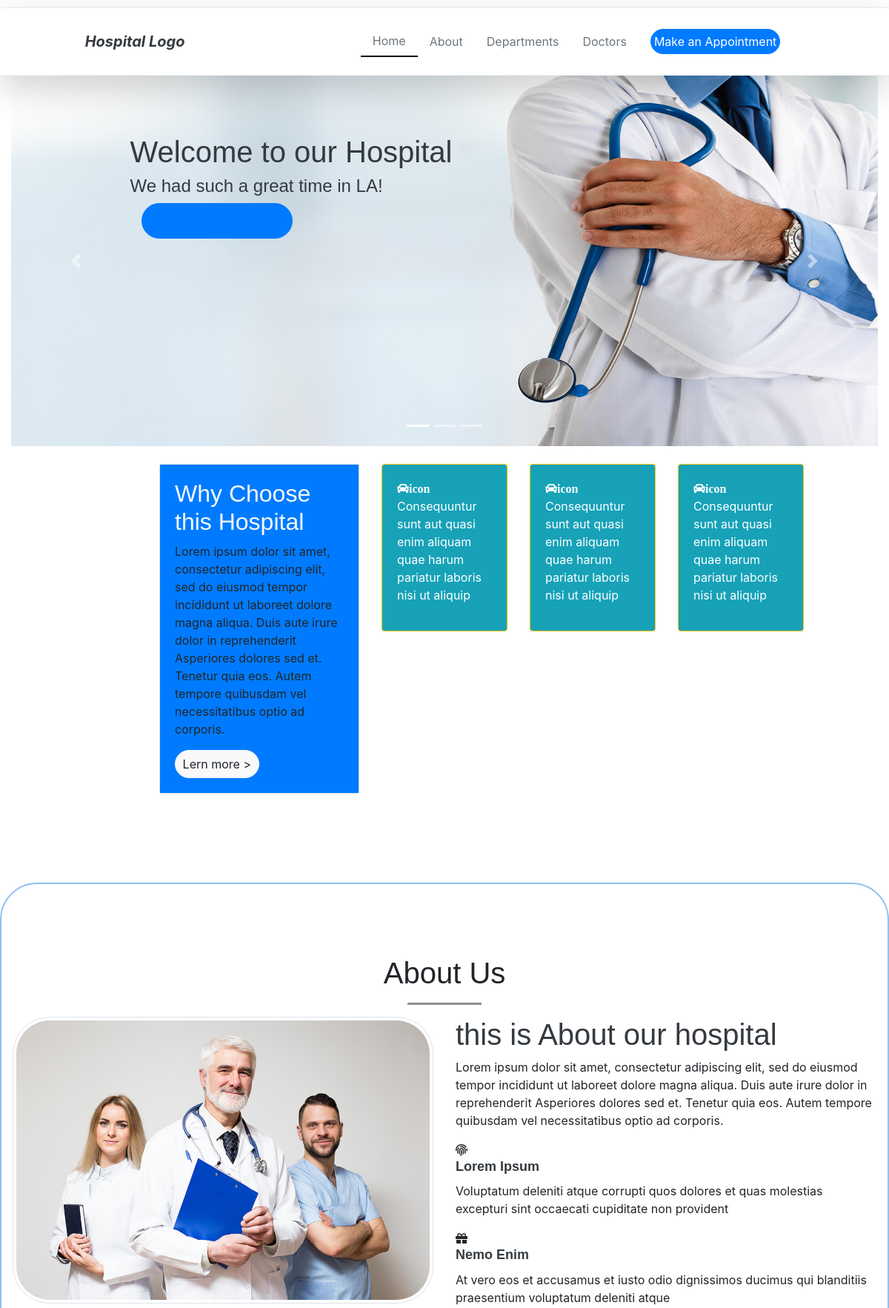
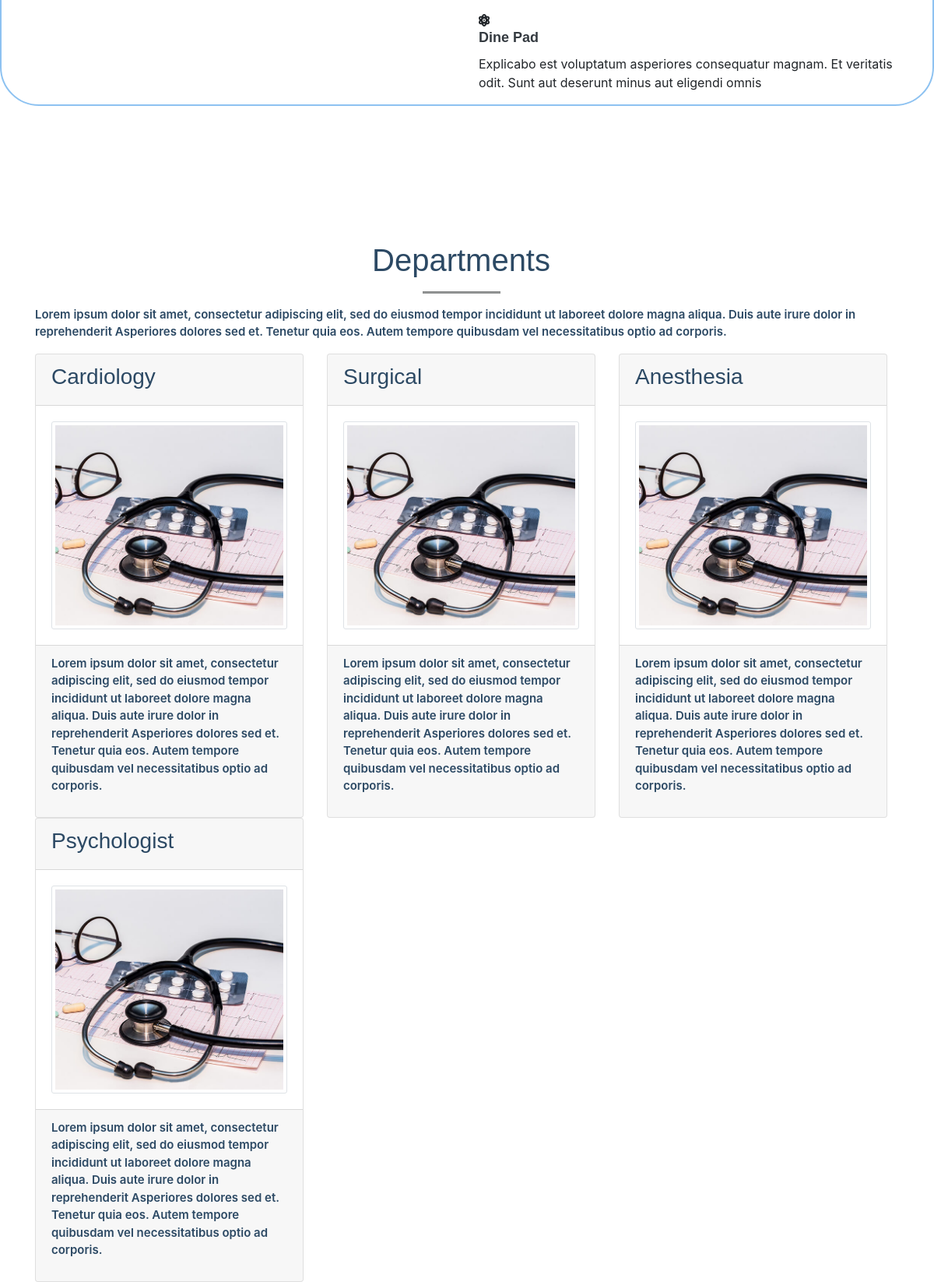
The page / (upper part) on the database its author committed (2 pictures, top to bottom).
### tables this page shows
CREATE TABLE `department` (
  `Department_ID` int(11) NOT NULL,
  `Department_Name` varchar(45) NOT NULL,
  `Department_Photo` varchar(200) NOT NULL,
  `Department_Status` int(2) NOT NULL DEFAULT 1
);

### index.php (the view, shortened to what this page needs)
<?php require 'Admin/include/connection.php'; ?>
<!DOCTYPE html>
<html>
<head>
	<link rel="stylesheet" type="text/css" href="assest/style.css">
	<link rel="stylesheet" type="text/css" href="css/bootstrap.css">
	<link rel="stylesheet" type="text/css" href="css/bootstrap-reboot.css">
	<link rel="stylesheet" type="text/css" href="css/bootstrap-grid.css">
	<link rel="stylesheet" href="https://use.fontawesome.com/releases/v5.7.0/css/all.css">
</head>
<body>
	<nav id="navbar-nav" class="navbar navbar-expand navbar-light justify-content-around shadow-lg toast-body toast-header sticky-top">
		<li class="nav nav-item"><a href="" id="brand" class="nav navbar-brand text-dark font-italic font-weight-bolder">Hospital Logo</a></li>
		<ul class="navbar nav">
			<li class="nav nav-item"><a href="index.php" class="nav nav-link text-secondary active" style="border-bottom:2px solid black;">Home</a></li>
			<li class="nav nav-item"><a href="#about" class="nav nav-link text-secondary">About</a></li>
			<li class="nav nav-item"><a href="#deparment" class="nav nav-link text-secondary">Departments</a></li>
			<li class="nav nav-item"><a href="#doctors" class="nav nav-link text-secondary">Doctors</a></li>
			<li class="nav nav-item"><a href="#appoinment" class="nav nav-link text-secondary"><button class="btn btn-primary p-1 badge-pill">Make an Appointment </button></a></li>
		</ul>
	</nav>
	<div class="container-fluid">
	<div id="demo" class="carousel slide" data-ride="carousel">
  <ul class="carousel-indicators">
    <li data-target="#demo" data-slide-to="0" class="active"></li>
    <li data-target="#demo" data-slide-to="1"></li>
    <li data-target="#demo" data-slide-to="2"></li>
  </ul>
  <div class="carousel-inner">
    <div class="carousel-item active">
      <img src="images/hero-bg.jpg" alt="Los Angeles" width="1370" height="500">
      <div class="carousel-caption">
        <h1 class="card-deck text-dark">Welcome to our Hospital</h1>
        <h4 class="card-deck text-dark">We had such a great time in LA!</h4>
        <button class="btn btn-primary badge-pill p-2 font-weight-light btn-outline-primary w-25 float-left" style="font-size:20px;">Get Started</button>
        <br><br><br><br><br><br><br><br><br><br><br><br>
      </div>
    </div>
  </div>
  <a class="carousel-control-prev" href="#demo" data-slide="prev">
    <span class="carousel-control-prev-icon"></span>
  </a>
  <a class="carousel-control-next" href="#demo" data-slide="next">
    <span class="carousel-control-next-icon"></span>
  </a>
</div>
<br>
	<div class="row">
		<div class="col-2"></div>
		<div class="col-3">
			<div class="card">
				<div class="card-body bg-primary">
					<h2 class="text text-light">Why Choose this Hospital</h2>
					<p>Lorem ipsum dolor sit amet, consectetur adipiscing elit, sed do eiusmod tempor incididunt ut laboreet dolore magna aliqua. Duis aute irure dolor in reprehenderit Asperiores dolores sed et. Tenetur quia eos. Autem tempore quibusdam vel necessitatibus optio ad corporis.</p>
                <button class="btn btn-light badge-pill">Lern more ></button>
				</div>
			</div>
		</div>
		<div class="col-sm-2 col-md-2 col-lg-2">
			<div class="card badge-info border-warning">
				<div class="card-body">
					<i class="fas fa-car">icon</i>
					<p>Consequuntur sunt aut quasi enim aliquam quae harum pariatur laboris nisi ut aliquip</p>
				</div>
			</div>
		</div>
		<div class="col-sm-2 col-md-2 col-lg-2">
			<div class="card badge-info border-warning">
				<div class="card-body">
					<i class="fas fa-car">icon</i>
					<p>Consequuntur sunt aut quasi enim aliquam quae harum pariatur laboris nisi ut aliquip</p>
				</div>
			</div>
		</div>
		<div class="col-sm-2 col-md-2 col-lg-2">
			<div class="card badge-info border-warning">
				<div class="card-body">
					<i class="fas fa-car">icon</i>
					<p>Consequuntur sunt aut quasi enim aliquam quae harum pariatur laboris nisi ut aliquip</p>
				</div>
			</div>
		</div>
	</div>
	</div>
<br><br><br><br><br>
<section id="about" class="about">
	<br><br><br>
	<div class="container-fluid">
		<br>
		<h1 class="text-center">About Us</h1>
		<hr style="width: 100px; height: 2px; background-color: rgb(146, 148, 148);">
	<div class="row">
	<div class="col-sm-6 col-md-6 col-lg-6">
		<img src="images/about.jpg" class="img-thumbnail" style="border-radius:50px;">
	</div>
	<div class="col-sm-6 col-md-6 col-lg-6">
		<h1 class="text text-dark" class="title">this is About our hospital</h1>
		<p>Lorem ipsum dolor sit amet, consectetur adipiscing elit, sed do eiusmod tempor incididunt ut laboreet dolore magna aliqua. Duis aute irure dolor in reprehenderit Asperiores dolores sed et. Tenetur quia eos. Autem tempore quibusdam vel necessitatibus optio ad corporis.</p>
		  <div>
       <div><i class="fas fa-fingerprint"></i></div>
       <h4 class="title"><a href="" class="text text-dark">Lorem Ipsum</a></h4>
       <p class="description">Voluptatum deleniti atque corrupti quos dolores et quas molestias excepturi sint occaecati cupiditate non provident</p>
      </div>
        <div>
        	<div><i class="fas fa-gift"></i></div>
          <h4 class="title"><a href="" class="text text-dark">Nemo Enim</a></h4>
          <p class="description">At vero eos et accusamus et iusto odio dignissimos ducimus qui blanditiis praesentium voluptatum deleniti atque</p>
        </div>
            <div>
             <div><i class="fas fa-atom"></i></div>
             <h4 class="title"><a href="" class="text text-dark">Dine Pad</a></h4>
             <p class="description">Explicabo est voluptatum asperiores consequatur magnam. Et veritatis odit. Sunt aut deserunt minus aut eligendi omnis</p>
            </div>
	</div>
</div>
</div>
</section>
<br><br><br>
<div class="container">
	<section id="deparment" class="departments">
	<div class="">
		<br><br><br><br>
		<h1 class="text-center">Departments</h1>
		<hr style="width: 100px; height: 2px; background-color: rgb(146, 148, 148);">
		<p>Lorem ipsum dolor sit amet, consectetur adipiscing elit, sed do eiusmod tempor incididunt ut laboreet dolore magna aliqua. Duis aute irure dolor in reprehenderit Asperiores dolores sed et. Tenetur quia eos. Autem tempore quibusdam vel necessitatibus optio ad corporis.</p>
	</div>
	<div class="row">
        <?php
        $query = "Select * from department where Department_Status = 1";
        $submit = mysqli_query($connect,$query);
        while($dept = mysqli_fetch_array($submit)){
        ?>
		<div class="col-sm-4 col-md-4 col-lg-4 d-flex align-items-stretch">
			<div class="card">
				<div class="card-header">
					<h3><?php echo $dept['Department_Name']; ?></h3>
				</div>
				<div class="card-body">
					<img id="imgs" src="Admin/uploads/<?php echo $dept['Department_Photo']; ?>" class="card-img img-thumbnail">
				</div>
				<div class="card-footer">
					<p>Lorem ipsum dolor sit amet, consectetur adipiscing elit, sed do eiusmod tempor incididunt ut laboreet dolore magna aliqua. Duis aute irure dolor in reprehenderit Asperiores dolores sed et. Tenetur quia eos. Autem tempore quibusdam vel necessitatibus optio ad corporis.</p>
				</div>
			</div>
		</div>
        <?php } ?>
	</div>
</section>
</div>
<br><br><br><br><br>
<br><br>
</body>
</html>

### assest/style.css (style rules this page uses)
body { font-family: "Open Sans", sans-serif; color: #444444; }
a { color: #1977cc; }
h1, h2, h3, h4, h5, h6 { font-family: "Raleway", sans-serif; }
.about { align-items: center; justify-content: center; border: 2px solid #8dc2f1; border-radius: 50px; transition: 0.5s; }
.about .title { font-weight: 700; margin-bottom: 10px; font-size: 18px; }
.about .title a { color: #343a40; transition: 0.3s; }
.departments { border: 0; padding: 12px 15px 12px 0; transition: 0.3s; color: #2c4964; border-radius: 0; font-weight: 600; font-size: 15px; }
#brand { font-weight: 600; padding-top: 10px; padding-bottom: 10px; }
#navbar-nav { margin-top: 10px; border-top: 1px solid #E8EEE4; flex-shrink: 0; }

### rows shown on the page
department: Department_Name "Cardiology", Department_Photo (picture)
department: Department_Name "Surgical", Department_Photo (picture)
department: Department_Name "Anesthesia", Department_Photo (picture)
department: Department_Name "Psychologist", Department_Photo (picture)
